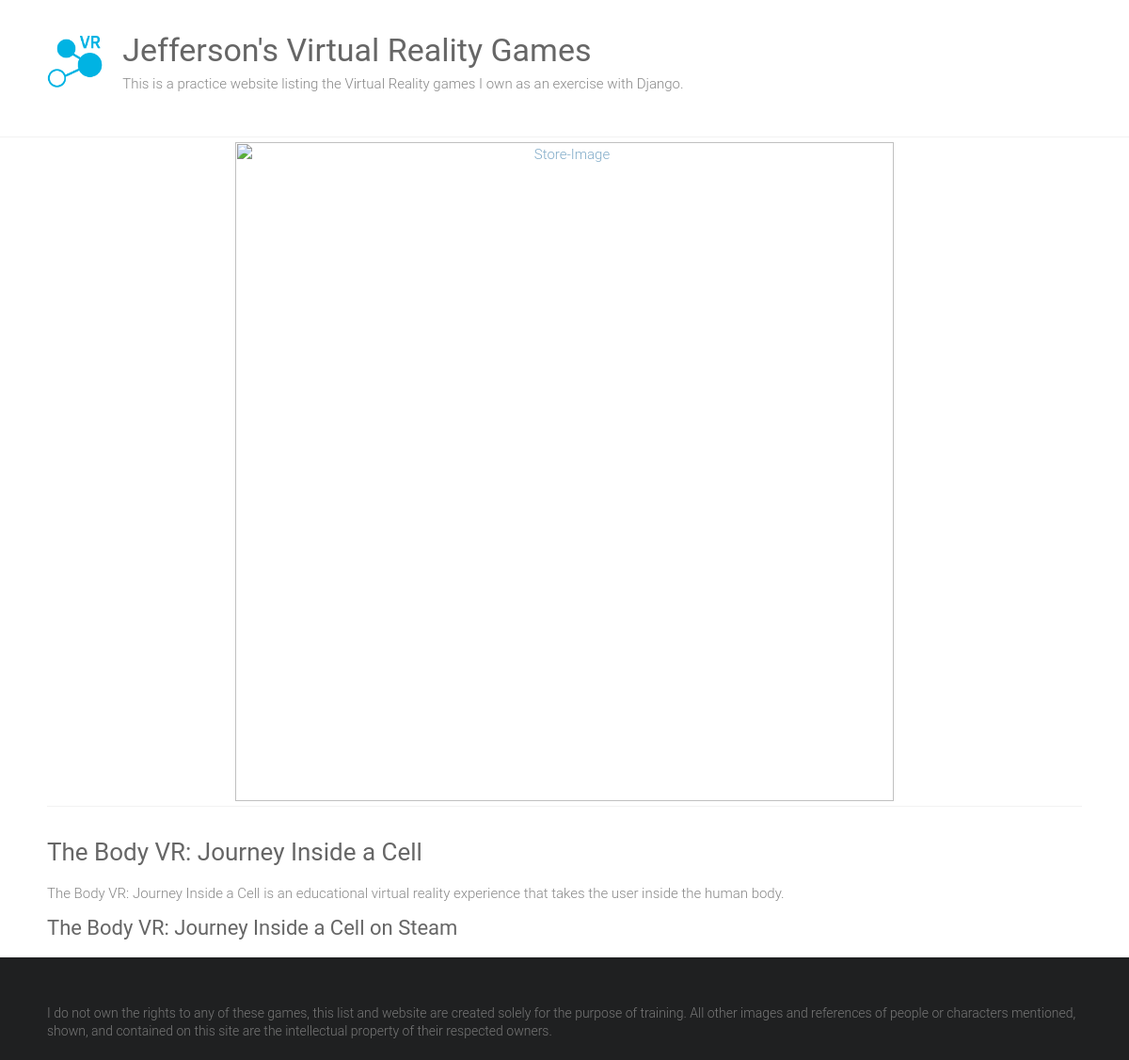
/Games/3/, run on the app's committed database.
### Games/models.py (models this page shows)
class Game(models.Model):
    name = models.CharField(max_length=100)
    link = models.URLField(null=True)
    description = models.TextField(null=True)
    rating = models.IntegerField(choices=[(0,'0'),(1,'1'),(2,'2'),(3,'3'),(4,'4'),(5,'5'),(6,'6'),(7,'7'),(8,'8'),(9,'9'),(10,'10')],null=True)
    review = models.TextField(null=True)

### Games/views.py (the view)
# urls.py: re_path(r'^Games/(\d+)/', views.game_detail, name='game_detail'),
def game_detail(request, id):
    try:
        game = Game.objects.get(id=id)
    except Game.DoesNotExist:
        raise Http404('Game not found')
    return render(request, 'game_detail.html', {'game': game})

### Games/templates/game_detail.html (shortened to what this page needs)
{% extends "base.html" %}
{% load static %}
{% block banner %}
<div style="text-align: center; margin: 5px 0px -63px 0px;" id="banner-logo-image">
    <a href="{{game.link}}">
        <img class="game_header_image_full" id='banner' alt="Store-Image" width="700" >
    </a>
</div>
{% endblock %}
{% block content %}
<div>
  <h3>{{ game.name }}</h3>
    <p> {{ game.description }} </p>
    <a href="{{game.link}}">
      <h5>{{ game.name }} on Steam</h5>
    </a>
</div>
{% endblock %}

### static/style.css (style rules this page uses)
html, body, div, span, applet, object, iframe, h1, h2, h3, h4, h5, h6, p, blockquote, pre, a, abbr, acronym, address, big, cite, code, del, dfn, em, font, ins, kbd, q, s, samp, small, strike, strong, sub, sup, tt, var, dl, dt, dd, ol, ul, li, fieldset, form, label, legend, table, caption, tbody, tfoot, thead, tr, th, td { border: 0; font: inherit; font-size: 100%; font-style: inherit; font-weight: inherit; margin: 0; outline: 0; padding: 0; vertical-align: baseline; }
html { overflow-y: scroll; -webkit-text-size-adjust: 100%; -ms-text-size-adjust: 100%; }
h1, h2, h3, h4, h5, h6 { color: #666666; line-height: 1.4; padding-bottom: 15px; font-weight: normal; }
h3 { font-size: 26px; }
h5 { font-size: 22px; }
body, button, input, select, textarea { color: #888888; font-size: 15px; line-height: 1.5; font-family: 'Roboto', sans-serif; font-weight: 300; }
p { color: #888888; font-size: 15px; line-height: 1.5; margin-bottom: 15px; font-weight: 300; }
body { background: #f2f2f2; }
a { color: #80abc8; text-decoration: none; -webkit-transition: 0.25s ease-in-out; -moz-transition: 0.25s ease-in-out; transition: 0.25s ease-in-out; -ms-transition: 0.25s ease-in-out; -o-transition: 0.25s ease-in-out; }
img { max-width: 100%; height: auto; vertical-align: top; margin-bottom: 18px; }
a img { border: 0; }
body { padding-top: 30px; padding-bottom: 30px; }
body.wide { padding-top: 0; padding-bottom: 0; }
.single-page p { margin-bottom: 10px; }

### data on the page
Game: name "The Body VR: Journey Inside a Cell", description "The Body VR: Journey Inside a Cell is an educational virtual reality experience that takes the user inside the human body."
